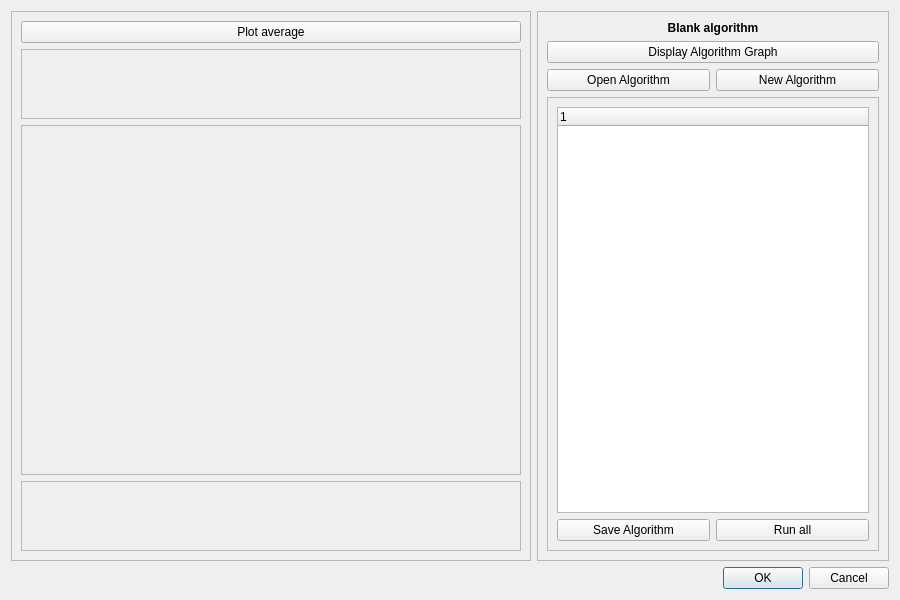
<?xml version="1.0" encoding="UTF-8"?>
<ui version="4.0">
 <class>Dialog</class>
 <widget class="QDialog" name="Dialog">
  <property name="geometry">
   <rect>
    <x>0</x>
    <y>0</y>
    <width>900</width>
    <height>600</height>
   </rect>
  </property>
  <property name="windowTitle">
   <string>Analyze window</string>
  </property>
  <layout class="QGridLayout" name="gridLayout">
   <item row="0" column="1">
    <widget class="QFrame" name="f_Right">
     <property name="frameShape">
      <enum>QFrame::Shape::StyledPanel</enum>
     </property>
     <property name="frameShadow">
      <enum>QFrame::Shadow::Raised</enum>
     </property>
     <layout class="QGridLayout" name="gridLayout_3">
      <item row="2" column="0">
       <widget class="QPushButton" name="b_OpenAlgorithm">
        <property name="text">
         <string>Open Algorithm</string>
        </property>
       </widget>
      </item>
      <item row="0" column="0" colspan="2">
       <widget class="QLabel" name="l_titleAlgorithm">
        <property name="font">
         <font>
          <bold>true</bold>
         </font>
        </property>
        <property name="text">
         <string>Blank algorithm</string>
        </property>
        <property name="alignment">
         <set>Qt::AlignmentFlag::AlignCenter</set>
        </property>
       </widget>
      </item>
      <item row="3" column="0" colspan="2">
       <widget class="QFrame" name="f_Functions">
        <property name="frameShape">
         <enum>QFrame::Shape::StyledPanel</enum>
        </property>
        <property name="frameShadow">
         <enum>QFrame::Shadow::Raised</enum>
        </property>
        <layout class="QGridLayout" name="gridLayout_4">
         <item row="1" column="0">
          <widget class="QPushButton" name="b_SaveAlgorithm">
           <property name="text">
            <string>Save Algorithm</string>
           </property>
          </widget>
         </item>
         <item row="0" column="0" colspan="2">
          <widget class="QTreeWidget" name="t_Functions">
           <column>
            <property name="text">
             <string notr="true">1</string>
            </property>
           </column>
          </widget>
         </item>
         <item row="1" column="1">
          <widget class="QPushButton" name="b_RunAll">
           <property name="text">
            <string>Run all</string>
           </property>
          </widget>
         </item>
        </layout>
       </widget>
      </item>
      <item row="1" column="0" colspan="2">
       <widget class="QPushButton" name="b_GraphAlgorithm">
        <property name="text">
         <string>Display Algorithm Graph</string>
        </property>
       </widget>
      </item>
      <item row="2" column="1">
       <widget class="QPushButton" name="b_NewAlgorithm">
        <property name="text">
         <string>New Algorithm</string>
        </property>
       </widget>
      </item>
     </layout>
    </widget>
   </item>
   <item row="1" column="0" colspan="2">
    <widget class="QDialogButtonBox" name="buttonBox">
     <property name="orientation">
      <enum>Qt::Orientation::Horizontal</enum>
     </property>
     <property name="standardButtons">
      <set>QDialogButtonBox::StandardButton::Cancel|QDialogButtonBox::StandardButton::Ok</set>
     </property>
    </widget>
   </item>
   <item row="0" column="0">
    <widget class="QFrame" name="f_left">
     <property name="frameShape">
      <enum>QFrame::Shape::StyledPanel</enum>
     </property>
     <property name="frameShadow">
      <enum>QFrame::Shadow::Raised</enum>
     </property>
     <layout class="QGridLayout" name="gridLayout_2">
      <item row="3" column="0" colspan="2">
       <widget class="QFrame" name="f_PlotSelect">
        <property name="frameShape">
         <enum>QFrame::Shape::StyledPanel</enum>
        </property>
        <property name="frameShadow">
         <enum>QFrame::Shadow::Raised</enum>
        </property>
       </widget>
      </item>
      <item row="1" column="0" colspan="2">
       <widget class="QFrame" name="f_Dimension">
        <property name="frameShape">
         <enum>QFrame::Shape::StyledPanel</enum>
        </property>
        <property name="frameShadow">
         <enum>QFrame::Shadow::Raised</enum>
        </property>
       </widget>
      </item>
      <item row="2" column="0" colspan="2">
       <widget class="QFrame" name="frame_graph">
        <property name="minimumSize">
         <size>
          <width>500</width>
          <height>350</height>
         </size>
        </property>
        <property name="frameShape">
         <enum>QFrame::Shape::StyledPanel</enum>
        </property>
        <property name="frameShadow">
         <enum>QFrame::Shadow::Raised</enum>
        </property>
       </widget>
      </item>
      <item row="0" column="0" colspan="2">
       <widget class="QPushButton" name="b_Sum">
        <property name="text">
         <string>Plot average</string>
        </property>
       </widget>
      </item>
     </layout>
    </widget>
   </item>
  </layout>
 </widget>
 <resources/>
 <connections>
  <connection>
   <sender>buttonBox</sender>
   <signal>accepted()</signal>
   <receiver>Dialog</receiver>
   <slot>accept()</slot>
   <hints>
    <hint type="sourcelabel">
     <x>248</x>
     <y>254</y>
    </hint>
    <hint type="destinationlabel">
     <x>157</x>
     <y>274</y>
    </hint>
   </hints>
  </connection>
  <connection>
   <sender>buttonBox</sender>
   <signal>rejected()</signal>
   <receiver>Dialog</receiver>
   <slot>reject()</slot>
   <hints>
    <hint type="sourcelabel">
     <x>316</x>
     <y>260</y>
    </hint>
    <hint type="destinationlabel">
     <x>286</x>
     <y>274</y>
    </hint>
   </hints>
  </connection>
 </connections>
</ui>
